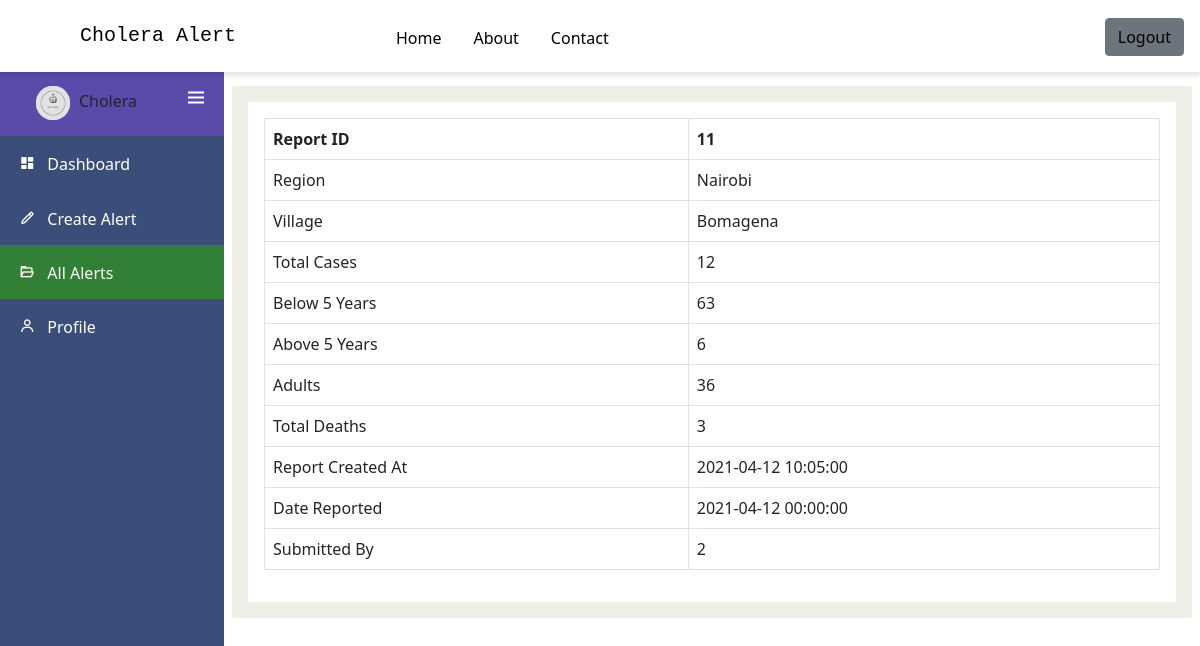
The app's page /viewAlert.php?id=11 (signed in) with its own data.
### tables this page shows
CREATE TABLE `cholera_alert` (
  `id` int(11) NOT NULL,
  `region` varchar(255) NOT NULL,
  `district` varchar(255) NOT NULL,
  `village` varchar(255) NOT NULL,
  `total_cases` int(10) NOT NULL,
  `below_5` int(10) NOT NULL,
  `above_5` int(10) NOT NULL,
  `adults` int(10) NOT NULL,
  `total_deaths` int(10) NOT NULL,
  `date_created` datetime NOT NULL DEFAULT current_timestamp(),
  `date_reported` datetime NOT NULL,
  `status` int(11) NOT NULL,
  `created_by` int(10) NOT NULL
);

### viewAlert.php (the view, shortened to what this page needs)
<?php
include('includes/dbConnect.php');
$id = $_GET['id'];
if(isset($_SESSION['user'])){
    $user_id = $_SESSION['id'];
    $query = "SELECT * FROM `cholera_alert` WHERE `id`  = '$id' AND `created_by` = '$user_id' ";
    $result = $conn->query($query);
}
else {
    $query = "SELECT * FROM `cholera_alert` WHERE id  = '$id'";
    $result = $conn->query($query);
}
if(isset($_SESSION['username']) && isset($_SESSION['loggedin'])){ ?>
<!DOCTYPE html>
<html lang="en">
<head>
    <link href="https://cdn.jsdelivr.net/npm/bootstrap@5.0.0-beta3/dist/css/bootstrap.min.css" rel="stylesheet">
    <link rel="stylesheet" href="https://cdnjs.cloudflare.com/ajax/libs/font-awesome/4.7.0/css/font-awesome.min.css">
    <link href='https://unpkg.com/boxicons@2.0.7/css/boxicons.min.css' rel='stylesheet'>
    <link rel="stylesheet" href="css/style.css">
</head>
<body>
    <div class="wrapper">
        <header class="top-header">
            <nav class="navbar navbar-light">
                <div class="logo">
                    <a class="navbar-brand logo" href="">
                        Cholera Alert
                    </a>
                </div>
                <div class="nav-collapse show-nav" id="nav-collapse">
                    <ul class="mynav">
                        <li class="nav-item">
                            <a class="nav-link" href="http://">Home</a>
                        </li>
                        <li class="nav-item">
                            <a class="nav-link" href="http://">About</a>
                        </li>
                        <li class="nav-item">
                            <a class="nav-link" href="http://">Contact</a>
                        </li>
                        <li class="nav-item left">
                            <a class="btn btn-secondary" class="nav-link" href="includes/logout.php">Logout</a>
                        </li>
                    </ul>
                </div>
            </nav>
        </header>
        <aside>
            <div class="sidebar">
                <div class="aside_logo">
                    <div class="image-aside">
                        <img class="aside-image" src="images/logo/Report-cholera-logos.jpeg" alt="cholera alert logo">
                        Cholera
                    </div>
                    <div class="menu">
                        <i class='bx bx-menu'></i>
                    </div>
                </div>
                <div class="list">
                    <ul>
                        <li class="aside-list-item">
                            <i class='bx bxs-dashboard'></i>
                            <a href="index.php" class="aside-link">Dashboard</a>
                        </li>
                        <li class="aside-list-item" id="btn_Create">
                            <i class='bx bx-pencil'></i>
                            <a href="" class="aside-link">Create Alert</a>
                        </li>
                        <li class="aside-list-item active">
                            <i class='bx bx-folder-open'></i>
                            <a href="allAlerts.php" class="aside-link">All Alerts</a>
                        </li>
                        <li class="aside-list-item">
                            <i class='bx bx-user'></i>
                            <a href="" class="aside-link">Profile</a>
                        </li>
                    </ul>
                </div>
            </div>
        </aside>
        <div class="main-content">
           <div class="container-fluid">
              <div style="background-color: #ffff; padding:1rem" class="row view_alert">
                  <table class="table table-bordered">
                      <?php
                      while($row = $result->fetch_Assoc()){
                      ?>
                        <tr>
                            <th scope="row">Report ID</th>
                            <th scope="row"><?php echo $row['id']; ?></th>
                        </tr>
                        <tr>
                            <td>Region</td>
                            <td><?php echo $row['region']; ?></td>
                        </tr>
                        <tr>
                            <td>Village</td>
                            <td><?php echo $row['village']; ?></td>
                        </tr>
                        <tr>
                            <td>Total Cases </td>
                            <td><?php echo $row['total_cases']; ?></td>
                        </tr>
                        <tr>
                            <td>Below 5 Years</td>
                            <td><?php echo $row['below_5']; ?></td>
                        </tr>
                        <tr>
                            <td>Above 5 Years</td>
                            <td><?php echo $row['above_5']; ?></td>
                        </tr>
                        <tr>
                            <td>Adults</td>
                            <td><?php echo $row['adults']; ?></td>
                        </tr>
                        <tr>
                            <td>Total Deaths </td>
                            <td><?php echo $row['total_deaths']; ?></td>
                        </tr>
                        <tr>
                            <td>Report Created At</td>
                            <td><?php echo $row['date_created']; ?></td>
                        </tr>
                        <tr>
                            <td>Date Reported </td>
                            <td><?php echo $row['date_reported']; ?></td>
                        </tr>
                        <tr>
                            <td>Submitted By </td>
                            <td><?php echo $row['created_by']; ?></td>
                        </tr>
                        <?php } ?>
                  </table>
              </div>
           </div>
        </div>
    </div>
</body>
</html>
<?php
    }
    else{
        echo 'Failed. Not logged in';
        header('Location: index.php');
    }
?>

### css/style.css (style rules this page uses)
body { box-sizing: border-box; }
li { list-style: none; text-decoration: none; }
a { text-decoration: none; color: #000!important; }
header { position: fixed; width: 100%; top: 0; left: 0; z-index: 100; }
nav { background-color: #ffffff!important; padding: 1rem; justify-content: space-between; display: flex!important; box-shadow: 0 4px 4px rgba(0, 0, 0, .1); }
.logo { margin: 0 0 0 2rem; font-family: 'Courier New', Courier, monospace; }
.show-nav { top: -100%; }
@media only screen and (min-width: 768px) { .navbar { display: -webkit-flex!important; } }
@media only screen and (min-width: 768px) { .nav-collapse { position: relative; display: flex!important; top: 10px; justify-content: flex-end; left: 0; width: 30%; padding: 0; z-index: 100; } }
@media only screen and (min-width: 768px) { .nav-collapse ul { display: -webkit-flex!important; } }
@media only screen and (min-width: 768px) { .mynav .left { margin-left: 30rem; } }
aside { background-color: #3b4e79; min-width: none; height: calc(100% - 70px); width: 14rem; position: fixed; left: 0; margin-top: 70px; }
.aside_logo { width: 100%; background-color: #5c4aaa; justify-content: center; text-align: center; display: flex; }
.image-aside { padding: .7rem; }
.aside_logo img { border-radius: 50%; padding: .3rem; }
.aside-image { width: 30%; }
.menu { padding: 1rem; }
.menu i { font-size: 1.5rem; color: #ffffff; }
.main-content { background-color: rgb(238, 238, 231); max-width: 100%; width: calc(100% - 15rem); position: absolute; left: 14.5rem; top: 70px; padding: 1rem; margin: 1rem auto; }
.list > ul { padding: 0px!important; margin: 0px!important; }
.list >ul a { color: #fff!important; }
.aside-list-item { cursor: pointer; background-color: #3b4e79; padding: .7rem; }
.active { background-color: #318035; }
.aside-list-item i { color: #ffffff; padding: .5rem; }

### records on screen
cholera_alert: id "11", region "Nairobi", village "Bomagena", total_cases "12", below_5 "63", above_5 "6", adults "36", total_deaths "3", date_created "2021-04-12 10:05:00", date_reported "2021-04-12 00:00:00", created_by "2"
